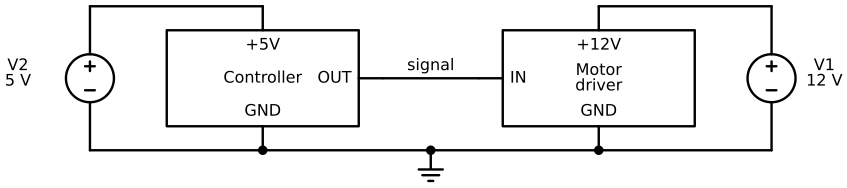

The script that saved this image:
#!/usr/bin/env python3
"""Render the common-ground connection used in Chapter 3.

Prompt:
    Two separate DC supplies power two boxes that talk by one signal wire,
    and their grounds are tied together. On the left, a 5 V logic supply V2
    (positive terminal at the top, labeled "V2 5 V") feeds the +5V pin at the top of a box
    labeled "Controller". On the right, a 12 V motor supply V1 (positive
    terminal at the top, labeled "V1 12 V") feeds the +12V pin at the top of a box labeled
    "Motor driver". A single signal wire runs from the controller's OUT pin
    (right side) straight across to the motor driver's IN pin (left side).
    One continuous ground wire runs along the bottom and connects V2's
    negative terminal, the controller's GND pin, the motor driver's GND pin
    and V1's negative terminal; dots mark each junction on that wire and a
    ground symbol hangs from the middle. Wires are horizontal or vertical
    and the background is white with no title.

Topology: V2+ - controller +5V; V1+ - driver +12V; controller OUT - driver IN;
    V2- - controller GND - driver GND - V1- - ground symbol (one net).
Assumptions: both supplies are isolated from the wall outlet and from each
    other except through the shared ground wire.
"""

from __future__ import annotations

import argparse
from pathlib import Path

import matplotlib

matplotlib.use("Agg")

import schemdraw
import schemdraw.elements as elm

schemdraw.use("matplotlib")

BOX_SIZE = (4.0, 2.0)
LEAD = 0.5


def logic_box(vin_name: str, in_pin: bool, out_pin: bool) -> elm.Ic:
    """A box with power on top, ground on the bottom and one signal pin."""
    pins = [
        elm.IcPin(name=vin_name, side="top", anchorname="vin", lblsize=12),
        elm.IcPin(name="GND", side="bottom", anchorname="gnd", lblsize=12),
    ]
    if in_pin:
        pins.append(elm.IcPin(name="IN", side="left", anchorname="sig", lblsize=12))
    if out_pin:
        pins.append(elm.IcPin(name="OUT", side="right", anchorname="sig", lblsize=12))
    # .right() pins the box to its true orientation instead of inheriting the last wire direction.
    return elm.Ic(pins=pins, size=BOX_SIZE, leadlen=LEAD, pinlblsize=11).right()


def build_drawing() -> schemdraw.Drawing:
    drawing = schemdraw.Drawing(show=False)
    drawing.config(unit=3.0, fontsize=12, lw=1.8)

    # Logic supply V2 and the controller it powers.
    v2 = drawing.add(elm.SourceV().up().at((0, 0)))
    drawing += elm.Label().at((-1.4, 1.5)).label("V2\n5 V")
    drawing += elm.Line().right().at(v2.end).length(3.6)
    controller = drawing.add(
        logic_box("+5V", in_pin=False, out_pin=True).anchor("vin").at(drawing.here).label("Controller", loc="center", ofst=0)
    )

    # Motor supply V1 and the motor driver it powers.
    v1 = drawing.add(elm.SourceV().up().at((14.2, 0)))
    drawing += elm.Label().at((15.4, 1.5)).label("V1\n12 V")
    drawing += elm.Line().left().at(v1.end).length(3.6)
    driver = drawing.add(
        logic_box("+12V", in_pin=True, out_pin=False).anchor("vin").at(drawing.here).label("Motor\ndriver", loc="center", ofst=0)
    )

    # Signal wire (straight: the two signal pins are at the same height).
    assert abs(controller.sig[1] - driver.sig[1]) < 1e-6, (controller.sig, driver.sig)
    drawing += elm.Line().at(controller.sig).tox(driver.sig).label("signal", loc="top")

    # One continuous ground wire along the bottom.
    ground_y = v2.start[1]
    assert abs(controller.gnd[1] - ground_y) < 1e-6, controller.gnd
    assert abs(driver.gnd[1] - ground_y) < 1e-6, driver.gnd
    drawing += elm.Line().at(v2.start).tox(v1.start)
    for point in (controller.gnd, driver.gnd):
        drawing += elm.Dot().at(point)
    mid_x = (controller.gnd[0] + driver.gnd[0]) / 2
    drawing += elm.Dot().at((mid_x, ground_y))
    drawing += elm.Ground().at((mid_x, ground_y))
    return drawing


def main() -> None:
    parser = argparse.ArgumentParser(description=__doc__)
    parser.add_argument("output", type=Path, help="Output .svg or .png path")
    args = parser.parse_args()
    if args.output.suffix.lower() not in {".svg", ".png"}:
        parser.error("output must end in .svg or .png")
    args.output.parent.mkdir(parents=True, exist_ok=True)

    drawing = build_drawing()
    drawing.save(args.output, transparent=False, dpi=180)


if __name__ == "__main__":
    main()
